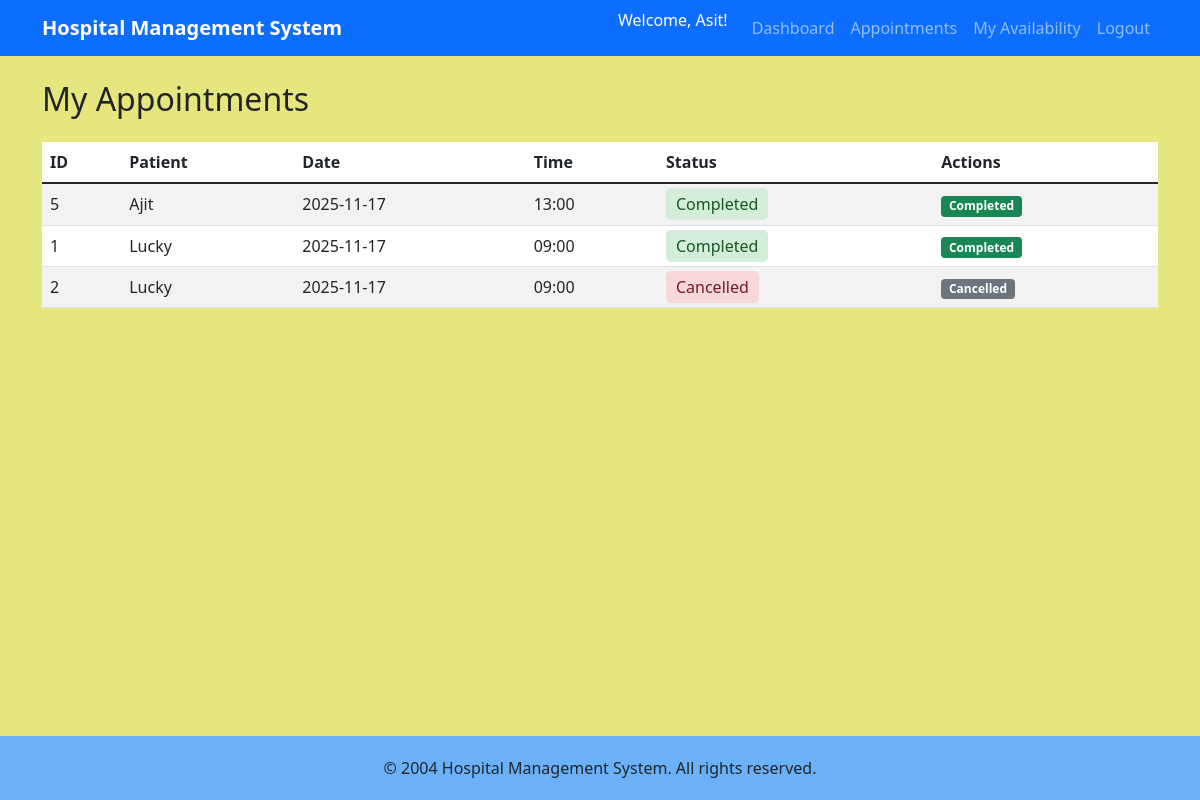
The page /doctor/appointments (signed in) on the database its author committed.
### models.py (models this page shows)
class Appointment(db.Model):
    id = db.Column(db.Integer, primary_key=True)
    patient_id = db.Column(db.Integer, db.ForeignKey('patient.id'), nullable=False)
    doctor_id = db.Column(db.Integer, db.ForeignKey('doctor.id'), nullable=False)
    date = db.Column(db.Date, nullable=False)
    time = db.Column(db.String(10), nullable=False)
    status = db.Column(db.String(20), default='Booked')
    created_at = db.Column(db.DateTime, default=datetime.utcnow)
    treatment = db.relationship('Treatment', backref='appointment', uselist=False, cascade='all, delete-orphan')

class Patient(db.Model):
    id = db.Column(db.Integer, primary_key=True)
    name = db.Column(db.String(100), nullable=False)
    email = db.Column(db.String(120), unique=True, nullable=False)
    password = db.Column(db.String(200), nullable=False)
    phone = db.Column(db.String(15))
    age = db.Column(db.Integer)
    gender = db.Column(db.String(10))
    address = db.Column(db.Text)
    is_active = db.Column(db.Boolean, default=True)
    appointments = db.relationship('Appointment', backref='patient', lazy=True)

### routes.py (the view)
    @app.route('/doctor/appointments')
    @login_required('doctor')
    def doctor_appointments():
        doctor_id = session['user_id']
        appointments = Appointment.query.filter_by(doctor_id=doctor_id).order_by(
            Appointment.date.desc(), Appointment.time.desc()
        ).all()
        return render_template('doctor/appointments.html', appointments=appointments)

### routes.py (called while the page is built)
def login_required(role):
    def decorator(f):
        @wraps(f)
        def decorated_function(*args, **kwargs):
            if 'user_id' not in session or session.get('role') != role:
                flash('Please login to access this page', 'danger')
                return redirect(url_for('login'))
            return f(*args, **kwargs)
        return decorated_function
    return decorator

### templates/doctor/appointments.html (shortened to what this page needs)
{% extends "base.html" %}
{% block content %}
<h2>My Appointments</h2>
<div class="table-responsive mt-4">
    <table class="table table-striped">
        <thead>
            <tr>
                <th>ID</th>
                <th>Patient</th>
                <th>Date</th>
                <th>Time</th>
                <th>Status</th>
                <th>Actions</th>
            </tr>
        </thead>
        <tbody>
            {% for appointment in appointments %}
            <tr>
                <td>{{ appointment.id }}</td>
                <td>{{ appointment.patient.name }}</td>
                <td>{{ appointment.date }}</td>
                <td>{{ appointment.time }}</td>
                <td><span class="status-{{ appointment.status.lower() }}">{{ appointment.status }}</span></td>
                <td>
                    {% if appointment.status == 'Booked' %}
                    <a href="{{ url_for('doctor_complete_appointment', id=appointment.id) }}"
                       class="btn btn-sm btn-success">Complete</a>
                    <a href="{{ url_for('doctor_cancel_appointment', id=appointment.id) }}"
                       class="btn btn-sm btn-danger"
                       onclick="return confirm('Are you sure you want to cancel this appointment?')">Cancel</a>
                    {% elif appointment.status == 'Completed' %}
                    <span class="badge bg-success">Completed</span>
                    {% else %}
                    <span class="badge bg-secondary">{{ appointment.status }}</span>
                    {% endif %}
                </td>
            </tr>
            {% else %}
            <tr>
                <td colspan="6" class="text-center">No appointments found</td>
            </tr>
            {% endfor %}
        </tbody>
    </table>
</div>
{% endblock %}

### templates/base.html (style rules this page uses)
body { min-height: 100vh; display: flex; flex-direction: column; background-color: #e6e67f !important; }
.status-completed { background-color: #d4edda; color: #155724; padding: 5px 10px; border-radius: 5px; }
.status-cancelled { background-color: #f8d7da; color: #721c24; padding: 5px 10px; border-radius: 5px; }
.table { background-color: white; }

### rows shown on the page
Appointment: id "5", patient.name "Ajit", date "2025-11-17", time "13:00", status "Completed"
Appointment: id "1", patient.name "Lucky", date "2025-11-17", time "09:00", status "Completed"
Appointment: id "2", patient.name "Lucky", date "2025-11-17", time "09:00", status "Cancelled"

### other values the page prints
{{ session.username }} "Asit"
